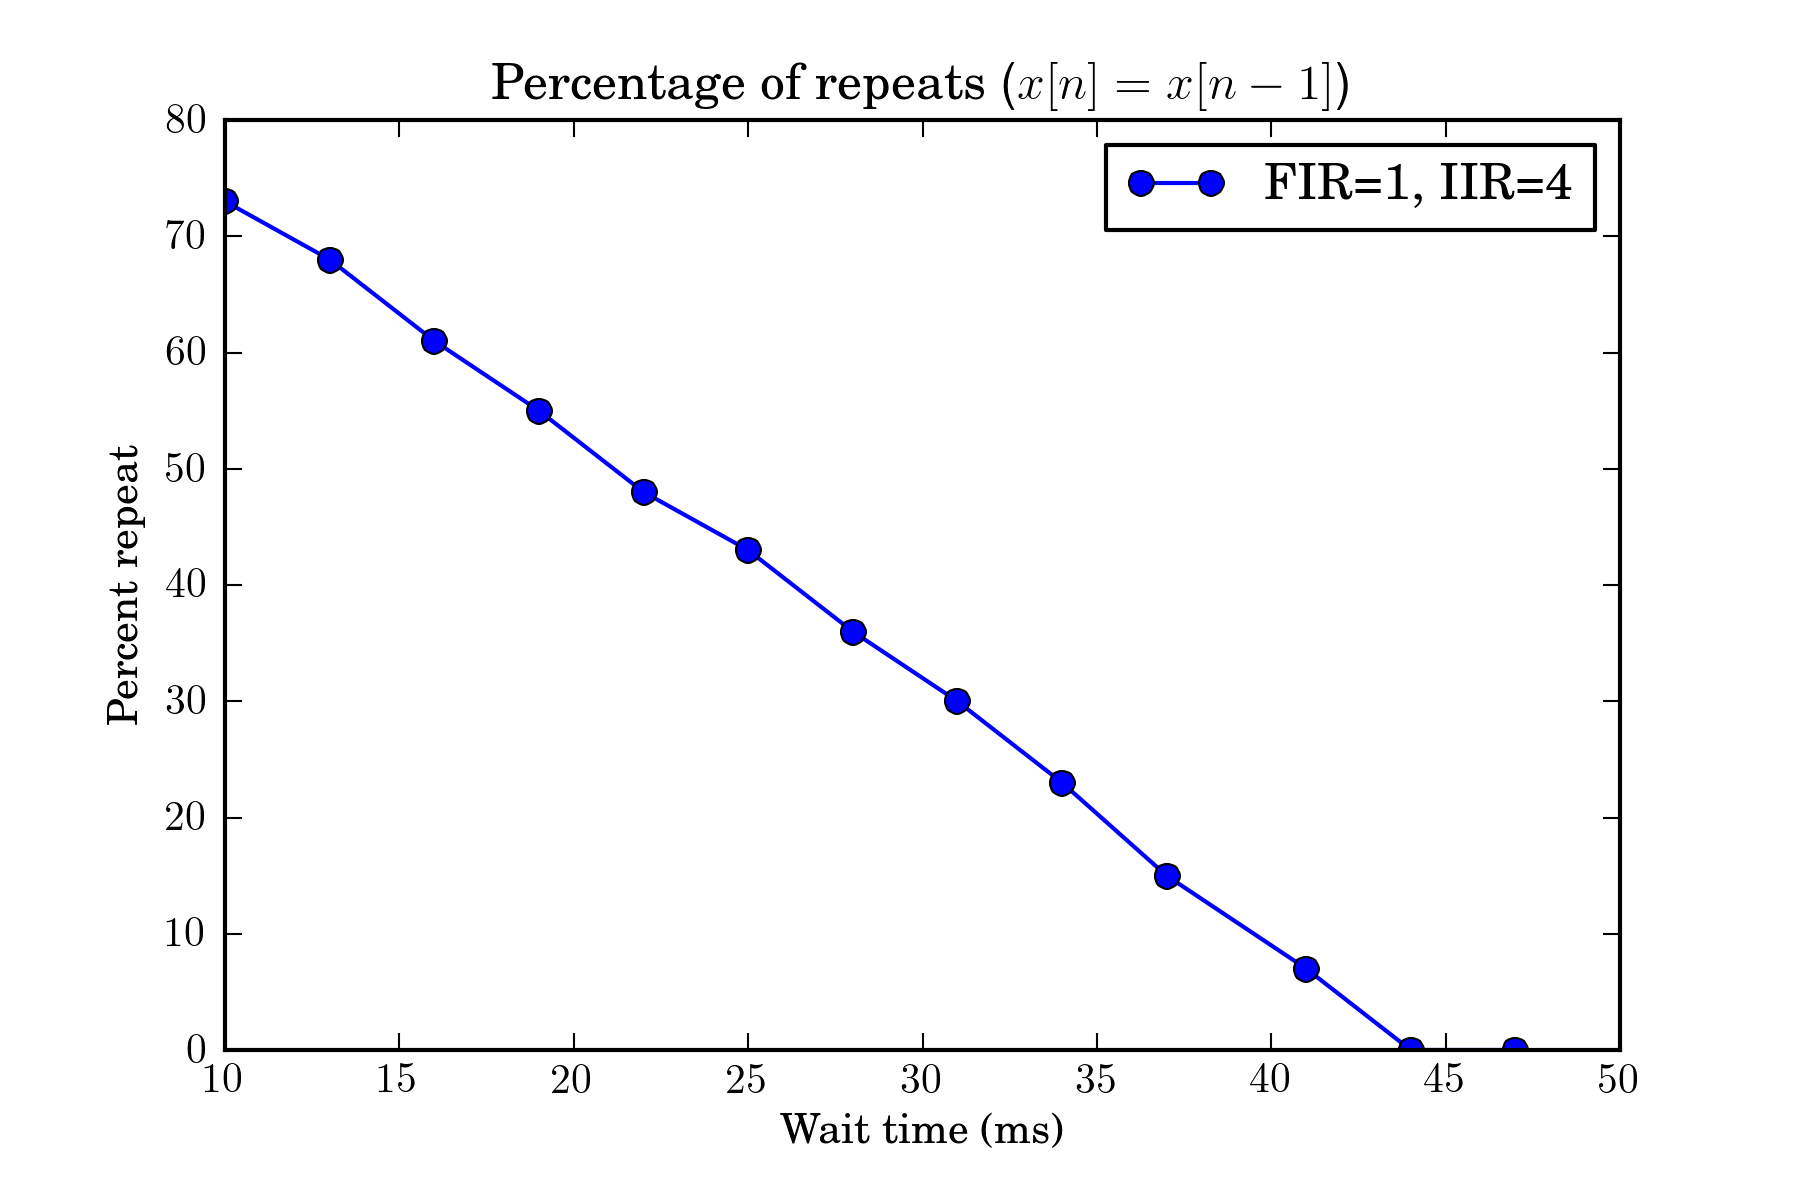

Recreate this plot in Python.
from __future__ import division
from pylab import *


# for 0xb174, the lowest possible wait time
# the wait times
wait = array([10, 13, 16, 19, 22, 25, 28, 31, 34, 37, 41, 44, 47])
f1i4 = array([73, 68, 61, 55, 48, 43, 36, 30, 23, 15,  7,  0,  0])
#perc = perc / 100 # the percentages
f4i4 = array([ ])

figure()
plot(wait, f1i4, marker='o', c='b', label='\\textrm{FIR=1, IIR=4}')
title('\\textrm{Percentage of repeats} ($x[n] = x[n-1]$)')
ylabel('\\textrm{Percent repeat}')
xlabel('\\textrm{Wait time (ms)}')
legend(loc=0)
savefig('wait.png', dpi=300)
show()


